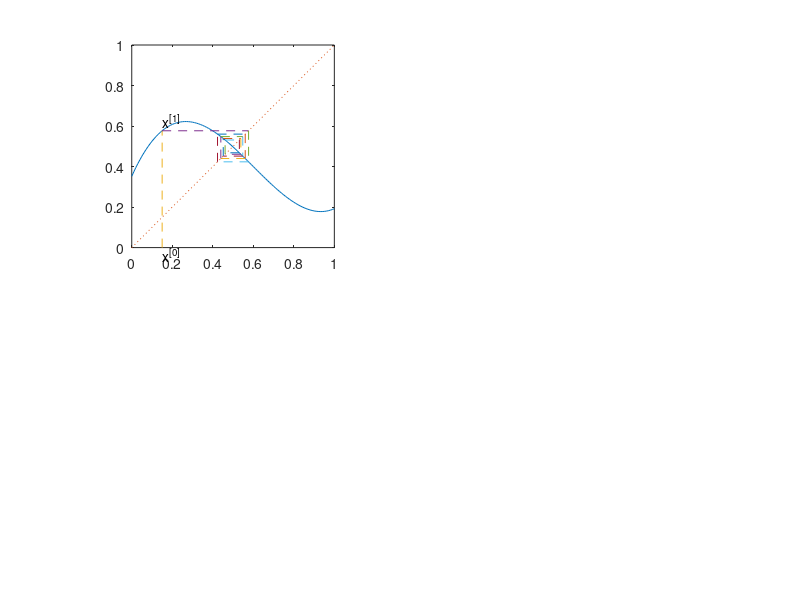
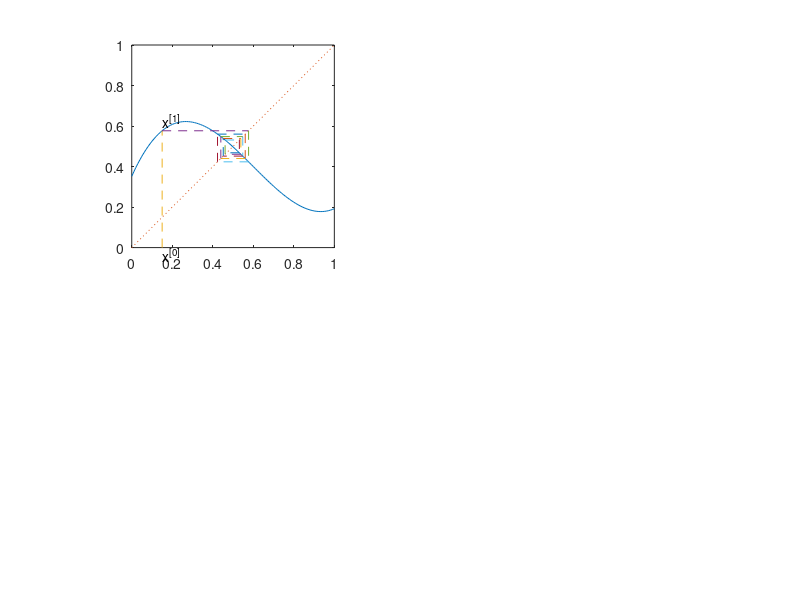

The MATLAB source for these figures, in order:
% a plot showing an attractor

% Copyright 1999 by Todd K. Moon

x=0:.01:1;
fs = '3*(x-.6).^3 -x + 1';
clf;
subplot(2,2,1)
plot(x,eval(fs),[0 1],[0 1],':');
axis('square')
hold on
%axis equal
%axis([0 1 0 1])
% axis(axis)
x=.15; ly = 0;
for iter=1:10
  y = eval(fs);
  plot([x x],[ly,y],'--')
  plot([x y],[y,y],'--')
  x = y;  ly = y;
end
text(.15,-.03,'x^{[0]}')
text(.15,.63,'x^{[1]}')
print -dps ../pictures/attract1.ps
print -deps ../pictures/attract1.eps
